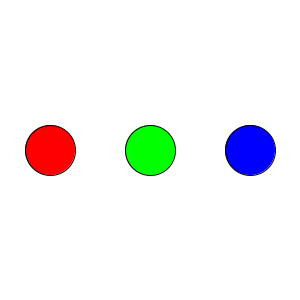
Frame 1 (no input)
Frame 60 (the mouse pressed at the canvas centre just before this capture): identical to frame 1, image omitted
Frame 120 (the mouse held since frame 60 and released just before this capture): identical to frame 1, image omitted

The Processing sketch that drew this single still picture (run headless with seeded random() and noise(); from frame 60 on, the mouse is pressed at the canvas centre):

// Processing sketch: Sample7
// ── Sample7.pde
void setup() {
    size(300, 300);
}
void draw() {
  background(255);
  float[][] iro = {{255,0,0},{0,255,0},{0,0,255}};
  for (int i=0; i<iro.length; i++) {
    fill(iro[i][0],iro[i][1],iro[i][2]);
    ellipse(50+i*100, height/2, 50, 50);
  }
}
